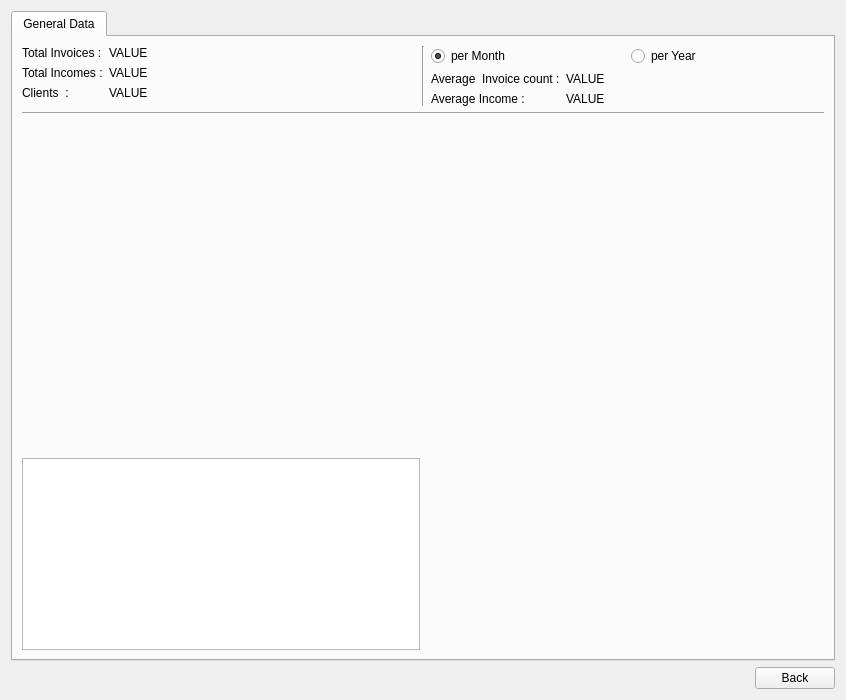
<?xml version="1.0" encoding="UTF-8"?>
<ui version="4.0">
 <class>ChartsPage</class>
 <widget class="QWidget" name="ChartsPage">
  <property name="geometry">
   <rect>
    <x>0</x>
    <y>0</y>
    <width>846</width>
    <height>700</height>
   </rect>
  </property>
  <property name="windowTitle">
   <string>Form</string>
  </property>
  <layout class="QVBoxLayout" name="verticalLayout_5">
   <item>
    <widget class="QTabWidget" name="tabWidget">
     <property name="currentIndex">
      <number>0</number>
     </property>
     <widget class="QWidget" name="generalTab">
      <attribute name="title">
       <string>General Data</string>
      </attribute>
      <layout class="QVBoxLayout" name="verticalLayout_3">
       <item>
        <layout class="QHBoxLayout" name="horizontalLayout_3">
         <item>
          <layout class="QFormLayout" name="formLayout">
           <item row="0" column="0">
            <widget class="QLabel" name="label">
             <property name="text">
              <string>Total Invoices :</string>
             </property>
            </widget>
           </item>
           <item row="0" column="1">
            <widget class="QLabel" name="totalInvoiceCountLabel">
             <property name="text">
              <string>VALUE</string>
             </property>
            </widget>
           </item>
           <item row="1" column="0">
            <widget class="QLabel" name="label_3">
             <property name="text">
              <string>Total Incomes :</string>
             </property>
            </widget>
           </item>
           <item row="1" column="1">
            <widget class="QLabel" name="totalIncomeLabel">
             <property name="text">
              <string>VALUE</string>
             </property>
            </widget>
           </item>
           <item row="2" column="0">
            <widget class="QLabel" name="label_5">
             <property name="text">
              <string>Clients  :</string>
             </property>
            </widget>
           </item>
           <item row="2" column="1">
            <widget class="QLabel" name="clientCountLabel">
             <property name="text">
              <string>VALUE</string>
             </property>
            </widget>
           </item>
          </layout>
         </item>
         <item>
          <widget class="Line" name="line">
           <property name="orientation">
            <enum>Qt::Vertical</enum>
           </property>
          </widget>
         </item>
         <item>
          <layout class="QVBoxLayout" name="verticalLayout">
           <item>
            <layout class="QHBoxLayout" name="horizontalLayout_2">
             <item>
              <widget class="QRadioButton" name="perMonthRadio">
               <property name="text">
                <string>per Month</string>
               </property>
               <property name="checked">
                <bool>true</bool>
               </property>
              </widget>
             </item>
             <item>
              <widget class="QRadioButton" name="perYearRadio">
               <property name="text">
                <string>per Year</string>
               </property>
              </widget>
             </item>
            </layout>
           </item>
           <item>
            <layout class="QFormLayout" name="formLayout_2">
             <item row="0" column="0">
              <widget class="QLabel" name="label_7">
               <property name="text">
                <string>Average  Invoice count :</string>
               </property>
              </widget>
             </item>
             <item row="0" column="1">
              <widget class="QLabel" name="averageInvoiceCountLabel">
               <property name="text">
                <string>VALUE</string>
               </property>
              </widget>
             </item>
             <item row="1" column="0">
              <widget class="QLabel" name="label_9">
               <property name="text">
                <string>Average Income :</string>
               </property>
              </widget>
             </item>
             <item row="1" column="1">
              <widget class="QLabel" name="averageIncomeLabel">
               <property name="text">
                <string>VALUE</string>
               </property>
              </widget>
             </item>
            </layout>
           </item>
          </layout>
         </item>
        </layout>
       </item>
       <item>
        <widget class="Line" name="line_2">
         <property name="orientation">
          <enum>Qt::Horizontal</enum>
         </property>
        </widget>
       </item>
       <item>
        <layout class="QHBoxLayout" name="horizontalLayout_4">
         <item>
          <layout class="QVBoxLayout" name="verticalLayout_2">
           <item>
            <widget class="QChartView" name="clientsPerChartView" native="true">
             <property name="sizePolicy">
              <sizepolicy hsizetype="Expanding" vsizetype="Expanding">
               <horstretch>0</horstretch>
               <verstretch>0</verstretch>
              </sizepolicy>
             </property>
             <property name="minimumSize">
              <size>
               <width>200</width>
               <height>200</height>
              </size>
             </property>
            </widget>
           </item>
           <item>
            <widget class="QTableWidget" name="incomePerClientList">
             <property name="sizePolicy">
              <sizepolicy hsizetype="Minimum" vsizetype="Minimum">
               <horstretch>0</horstretch>
               <verstretch>0</verstretch>
              </sizepolicy>
             </property>
            </widget>
           </item>
          </layout>
         </item>
         <item>
          <widget class="QChartView" name="incomeGraph" native="true">
           <property name="sizePolicy">
            <sizepolicy hsizetype="Expanding" vsizetype="Expanding">
             <horstretch>0</horstretch>
             <verstretch>0</verstretch>
            </sizepolicy>
           </property>
          </widget>
         </item>
        </layout>
       </item>
      </layout>
     </widget>
    </widget>
   </item>
   <item>
    <layout class="QHBoxLayout" name="horizontalLayout">
     <item>
      <spacer name="horizontalSpacer">
       <property name="orientation">
        <enum>Qt::Horizontal</enum>
       </property>
       <property name="sizeHint" stdset="0">
        <size>
         <width>40</width>
         <height>20</height>
        </size>
       </property>
      </spacer>
     </item>
     <item>
      <widget class="QPushButton" name="backButton">
       <property name="text">
        <string>Back</string>
       </property>
      </widget>
     </item>
    </layout>
   </item>
  </layout>
 </widget>
 <customwidgets>
  <customwidget>
   <class>QChartView</class>
   <extends>QWidget</extends>
   <header location="global">QChartView</header>
   <container>1</container>
  </customwidget>
 </customwidgets>
 <resources/>
 <connections/>
</ui>
